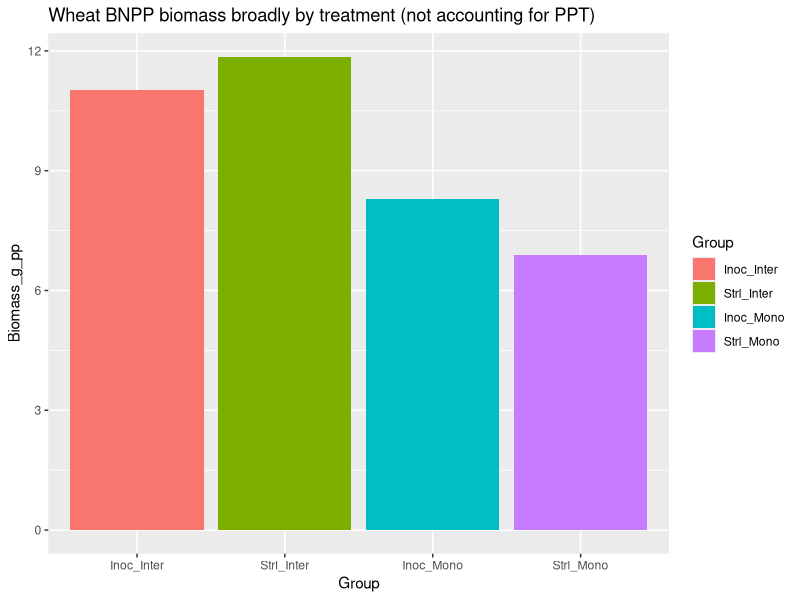
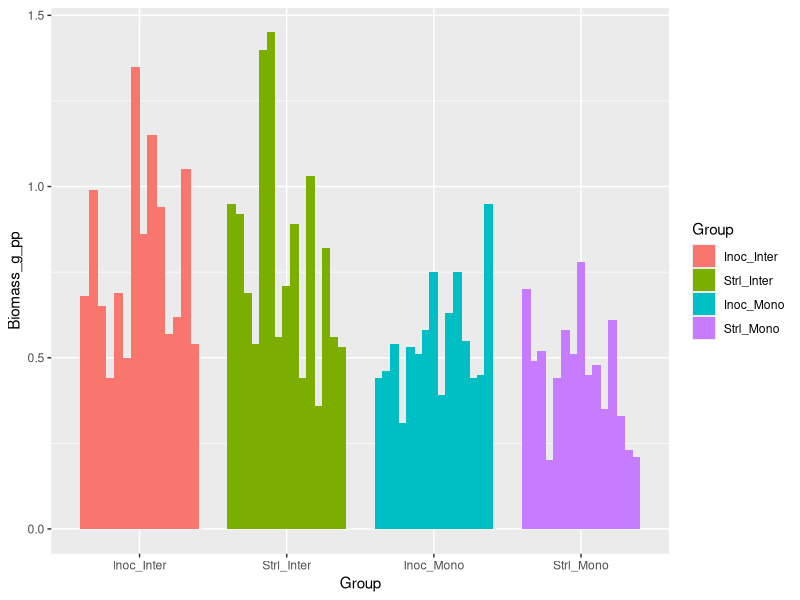

Recreate these plots in R, in order. (Note: this script raises an error after producing the figures.)
## ---- chunk 1
knitr::opts_chunk$set(echo = TRUE)
## ---- chunk 2

library(tidyverse)
library(broom)
library(knitr)
library(dplyr)
## ---- chunk 3
# Loading in data to explore
BNPP <- read.csv("Biomass/BNPP_Wheat_Weights.csv")

BNPP <- BNPP %>%
  mutate(
    Inoculation = factor(Inoculation),
    Polyculture = factor(Polyculture),
    Group = interaction(Inoculation, Polyculture, sep = "_")
  )

# Adding a column for continuous water volumes: based on the assumption that the emitters are 2 gal/hr 

BNPP <- BNPP %>%
  mutate(
    Water_gal_per_wk = case_when(
      Water == "Control"  ~ 48,
      Water == "Moderate" ~ 32,
      Water == "Severe"   ~ 16,
      TRUE ~ NA_real_
    )
  )

# Adding a column which is ppt per plant (continuous)

BNPP <- BNPP %>%
  mutate(
    Water_gal_per_plant_wk = Water_gal_per_wk / Num_wheat_pot
  )

## ---- chunk 4
# Without sorting by ppt at all

ggplot(BNPP, aes(x = Group, y = Biomass_g_pp, fill = Group)) + 
  geom_col() +
  ggtitle("Wheat BNPP biomass broadly by treatment (not accounting for PPT)")

## ---- chunk 5
# With each bar individual; as you can see there is a lot of variation, hopefully due to ppt

BNPP <- BNPP %>%
  mutate(
    Inoculation = factor(Inoculation),
    Polyculture = factor(Polyculture),
    Group = interaction(Inoculation, Polyculture, sep = "_"),
    Rep = factor(row_number())
  )

ggplot(BNPP, aes(x = Group, y = Biomass_g_pp, fill = Group)) +
  geom_col(aes(group = Rep), position = position_dodge(width = 0.8))

## ---- chunk 6
knitr::include_graphics("Biomass/BNPP/expected.png")
## ---- chunk 7
# With each bar individual and ppt

BNPP <- BNPP %>%
  mutate(
    Inoculation = factor(Inoculation),
    Polyculture = factor(Polyculture),
    Water = factor(Water, levels = c("Control", "Moderate", "Severe")),
    Group = interaction(Inoculation, Polyculture, sep = "_")
  )

ggplot(BNPP, aes(x = Group, y = Biomass_g_pp, fill = Water)) +
  geom_col(position = "dodge") +
  ggtitle("Wheat BNPP biomass by PPT and treatments")

## ---- chunk 8

# Bar graph looking at water with the individual points plotted on trop
ggplot(BNPP, aes(x = Water, y = Biomass_g_pp)) +
  stat_summary(fun = mean, geom = "col", width = 0.6) +
  geom_jitter(width = 0.15, alpha = 0.6) +
  ggtitle("BNPP biomass by PPT, all treatments")


## ---- chunk 9
# The same thing (kind of) but as a boxplot with the scattered points

#This code is redundant but good for copy paste later?
BNPP <- BNPP %>%
  mutate(
    Water = factor(Water, levels = c("Control", "Moderate", "Severe"))
  )

# The plot
ggplot(BNPP, aes(x = Water, y = Biomass_g_pp)) +
  geom_boxplot(outlier.shape = NA) +
  geom_jitter(width = 0.15, alpha = 0.6) +
  ggtitle("BNPP biomass by PPT, all treatments")
## ---- chunk 10
# Looking at just monocropped

BNPP <- BNPP %>%
  mutate(
    Water = factor(Water, levels = c("Control", "Moderate", "Severe")),
    Inoculation = factor(Inoculation),
    Polyculture = factor(Polyculture)
  )

BNPP_inter <- BNPP %>%
  filter(Polyculture == "Mono")

ggplot(BNPP_inter, aes(x = Water, y = Biomass_g_pp)) +
  geom_boxplot(outlier.shape = NA) +
  geom_jitter(width = 0.15, alpha = 0.6) +
  ggtitle("BNPP biomass by PPT, Monocropped treatments only")

## ---- chunk 11
# Looking at just intercropped

BNPP <- BNPP %>%
  mutate(
    Water = factor(Water, levels = c("Control", "Moderate", "Severe")),
    Inoculation = factor(Inoculation),
    Polyculture = factor(Polyculture)
  )

BNPP_inter <- BNPP %>%
  filter(Polyculture == "Inter")

ggplot(BNPP_inter, aes(x = Water, y = Biomass_g_pp)) +
  geom_boxplot(outlier.shape = NA) +
  geom_jitter(width = 0.15, alpha = 0.6) + 
  ggtitle("BNPP biomass by PPT, Intercropped treatments only")
## ---- chunk 12
# Splitting it by crop treatment

BNPP <- BNPP %>%
  mutate(
    Water       = factor(Water, levels = c("Control", "Moderate", "Severe")),
    Inoculation = factor(Inoculation, levels = c("Strl", "Inoc")),
    Polyculture = factor(Polyculture, levels = c("Inter", "Mono"))
  )

ggplot(BNPP, aes(x = Water, y = Biomass_g_pp, fill = Inoculation)) +
  geom_boxplot(
    outlier.shape = NA,
    position = position_dodge(width = 0.8)
  ) +
  geom_point(
    aes(color = Inoculation),
    alpha = 0.6,
    size = 1.8,
    position = position_dodge(width = 0.8)
  ) +
  facet_wrap(~ Polyculture) +
  theme_bw() +
  labs(
    x = "Water treatment",
    y = "Biomass (g)"
  ) +
  ggtitle("Both Intercropped and Monoculture BNPP biomass by PPT")


## ---- chunk 13

BNPP_sum <- BNPP %>%
  group_by(Inoculation, Polyculture, Water_gal_per_wk) %>%
  summarise(mean_biomass = mean(Biomass_g, na.rm = TRUE), .groups = "drop")

# Really basic with a line connecting treatment means
ggplot(
  BNPP_sum,
  aes(
    x = Water_gal_per_wk,
    y = mean_biomass,
    color = interaction(Inoculation, Polyculture),
    group = interaction(Inoculation, Polyculture)
  )
) +
  geom_line() +
  geom_point() +
  ggtitle("BNPP biomass by PPT (gallons per week) of all treatment types")

# Slightly less basic, line connecting treatment means but split by polyculture status
ggplot(BNPP,
       aes(x = Water_gal_per_wk, y = Biomass_g, color = Inoculation, group = Inoculation)) +
  stat_summary(fun = mean, geom = "line") +
  stat_summary(fun = mean, geom = "point") +
  facet_wrap(~ Polyculture) +
  ggtitle("BNPP biomass by PPT (gallons per week), by polyculture status")

# Slightly less basic, line connecting treatment means but split by AMF status
ggplot(BNPP,
       aes(x = Water_gal_per_wk, y = Biomass_g, color = Polyculture, group = Polyculture)) +
  stat_summary(fun = mean, geom = "line") +
  stat_summary(fun = mean, geom = "point") +
  facet_wrap(~ Inoculation) +
  ggtitle("BNPP biomass by PPT (gallons per week), by AMF status")

## ---- chunk 14
# Basic with a smoothed regression line connecting treatment means
ggplot(BNPP,
       aes(x = Water_gal_per_wk, y = Biomass_g,
           color = interaction(Inoculation, Polyculture))) +
  geom_point(alpha = 0.5) +
  geom_smooth(method = "lm", se = FALSE) +
  ggtitle("BNPP biomass by PPT (gallons per week) of all treatment types") +
  xlab("Gallons of water per week") +
  ylab("Mean BNPP biomass (g)")

# Basic with a smoothed regression line connecting treatment means, separated by intercropping status

ggplot(BNPP,
       aes(x = Water_gal_per_wk, y = Biomass_g, color = Inoculation)) +
  geom_point(alpha = 0.5) +
  geom_smooth(method = "lm", se = FALSE) +
  facet_wrap(~ Polyculture) +
  ggtitle("BNPP biomass by PPT (gallons per week), by intercropping status") +
  xlab("Gallons of water per week") +
  ylab("Mean BNPP biomass (g)")

# Basic with a smoothed regression line connecting treatment means, separated by AMF status

ggplot(BNPP,
       aes(x = Water_gal_per_wk, y = Biomass_g, color = Polyculture)) +
  geom_point(alpha = 0.5) +
  geom_smooth(method = "lm", se = FALSE) +
  facet_wrap(~ Inoculation) +
  ggtitle("BNPP biomass by PPT (gallons per week), by AMF status") +
  xlab("Gallons of water per week") +
  ylab("Mean BNPP biomass (g)")

## ---- chunk 15

bnpp_sum <- BNPP %>%
  group_by(Water_gal_per_wk, Inoculation, Polyculture) %>%
  summarise(
    mean_bnpp = mean(Biomass_g, na.rm = TRUE),
    se_bnpp   = sd(Biomass_g, na.rm = TRUE) / sqrt(n()),
    .groups = "drop"
  )

ggplot(bnpp_sum,
       aes(x = Water_gal_per_wk,
           y = mean_bnpp,
           color = Inoculation,
           group = Inoculation)) +
  geom_line(size = 1) +
  geom_point(size = 2) +
  geom_errorbar(
    aes(ymin = mean_bnpp - se_bnpp,
        ymax = mean_bnpp + se_bnpp),
    width = 0.05
  ) +
  facet_wrap(~ Polyculture) +
  labs(
    title = "Belowground NPP response to water availability",
    x = "Gallons of water per week",
    y = "Mean BNPP biomass (g)",
    color = "Inoculation"
  )

## ---- chunk 16
BNPP_sum <- BNPP %>%
  group_by(Inoculation, Polyculture, Water_gal_per_plant_wk) %>%
  summarise(mean_biomass = mean(Biomass_g, na.rm = TRUE), .groups = "drop")

# Really basic with a line connecting treatment means
ggplot(
  BNPP_sum,
  aes(
    x = Water_gal_per_plant_wk,
    y = mean_biomass,
    color = interaction(Inoculation, Polyculture),
    group = interaction(Inoculation, Polyculture)
  )
) +
  geom_line() +
  geom_point() +
  ggtitle("BNPP biomass by PPT (gallons per week) of all treatment types", subtitle = "With precipitation adjusted to per-plant density") +
  xlab("Gallons of water per week, density-adjusted") +
  ylab("Mean BNPP biomass (g)")

# Slightly less basic, line connecting treatment means but split by polyculture status
ggplot(BNPP,
       aes(x = Water_gal_per_plant_wk, y = Biomass_g, color = Inoculation, group = Inoculation)) +
  stat_summary(fun = mean, geom = "line") +
  stat_summary(fun = mean, geom = "point") +
  facet_wrap(~ Polyculture) +
  ggtitle("BNPP biomass by PPT (gallons per week), by polyculture status", subtitle = "With precipitation adjusted to per-plant density") +
  xlab("Gallons of water per week, density-adjusted") +
  ylab("Mean BNPP biomass (g)")

# Slightly less basic, line connecting treatment means but split by AMF status
ggplot(BNPP,
       aes(x = Water_gal_per_plant_wk, y = Biomass_g, color = Polyculture, group = Polyculture)) +
  stat_summary(fun = mean, geom = "line") +
  stat_summary(fun = mean, geom = "point") +
  facet_wrap(~ Inoculation) +
  ggtitle("BNPP biomass by PPT (gallons per week), by AMF status", subtitle = "With precipitation adjusted to per-plant density") +
  xlab("Gallons of water per week, density-adjusted") +
  ylab("Mean BNPP biomass (g)")

## ---- chunk 17
BNPP_sum <- BNPP %>%
  group_by(Inoculation, Polyculture, Water_gal_per_plant_wk) %>%
  summarise(mean_biomass = mean(Biomass_g_pp, na.rm = TRUE), .groups = "drop")

# Really basic with a line connecting treatment means
ggplot(
  BNPP_sum,
  aes(
    x = Water_gal_per_plant_wk,
    y = mean_biomass,
    color = interaction(Inoculation, Polyculture),
    group = interaction(Inoculation, Polyculture)
  )
) +
  geom_line() +
  geom_point() +
  ggtitle("BNPP biomass by PPT (gallons per week) of all treatment types", subtitle = "With precipitation adjusted to per-plant density") +
  xlab("Gallons of water per week, density-adjusted") +
  ylab("Mean BNPP biomass (g) per plant")

# Slightly less basic, line connecting treatment means but split by polyculture status
ggplot(BNPP,
       aes(x = Water_gal_per_plant_wk, y = Biomass_g_pp, color = Inoculation, group = Inoculation)) +
  stat_summary(fun = mean, geom = "line") +
  stat_summary(fun = mean, geom = "point") +
  facet_wrap(~ Polyculture) +
  ggtitle("BNPP biomass by PPT (gallons per week), by polyculture status", subtitle = "With precipitation adjusted to per-plant density") +
  xlab("Gallons of water per week, density-adjusted") +
  ylab("Mean BNPP biomass per plant(g)")

# Slightly less basic, line connecting treatment means but split by AMF status
ggplot(BNPP,
       aes(x = Water_gal_per_plant_wk, y = Biomass_g_pp, color = Polyculture, group = Polyculture)) +
  stat_summary(fun = mean, geom = "line") +
  stat_summary(fun = mean, geom = "point") +
  facet_wrap(~ Inoculation) +
  ggtitle("BNPP biomass by PPT (gallons per week), by AMF status", subtitle = "With precipitation adjusted to per-plant density") +
  xlab("Gallons of water per week, density-adjusted") +
  ylab("Mean BNPP biomass per plant (g)")

# Also testing this
# Basic with a smoothed regression line connecting treatment means
ggplot(BNPP,
       aes(x = Water_gal_per_plant_wk, y = Biomass_g_pp,
           color = interaction(Inoculation, Polyculture))) +
  geom_point(alpha = 0.5) +
  geom_smooth(method = "lm", se = FALSE) +
  ggtitle("BNPP biomass by PPT (gallons per week) of all treatment types", 
          subtitle = "Density adjusted for PPT and biomass") +
  xlab("Gallons of water per week, density adjusted per plant") +
  ylab("Mean BNPP biomass per plant (g)")

## ---- chunk 18

bnpp_sum <- BNPP %>%
  group_by(Water_gal_per_plant_wk, Inoculation, Polyculture) %>%
  summarise(
    mean_bnpp = mean(Biomass_g_pp, na.rm = TRUE),
    se_bnpp   = sd(Biomass_g_pp, na.rm = TRUE) / sqrt(n()),
    .groups = "drop"
  ) %>%
  mutate(
    treatment = interaction(Inoculation, Polyculture)
  )

ggplot(BNPP,
       aes(x = Water_gal_per_plant_wk,
           y = Biomass_g_pp,
           color = interaction(Inoculation, Polyculture))) +
  geom_point(alpha = 0.4) +
  geom_smooth(method = "lm", se = FALSE) +
  
  ## error bars
  geom_errorbar(
    data = bnpp_sum,
    inherit.aes = FALSE,
    aes(x = Water_gal_per_plant_wk,
        ymin = mean_bnpp - se_bnpp,
        ymax = mean_bnpp + se_bnpp,
        color = treatment),
    width = 0.05
  ) +
  
  ggtitle(
    "BNPP biomass by PPT (gallons per week) of all treatment types",
    subtitle = "Density adjusted for PPT and biomass"
  ) +
  xlab("Gallons of water per week, density adjusted per plant") +
  ylab("Mean BNPP biomass per plant (g)")

